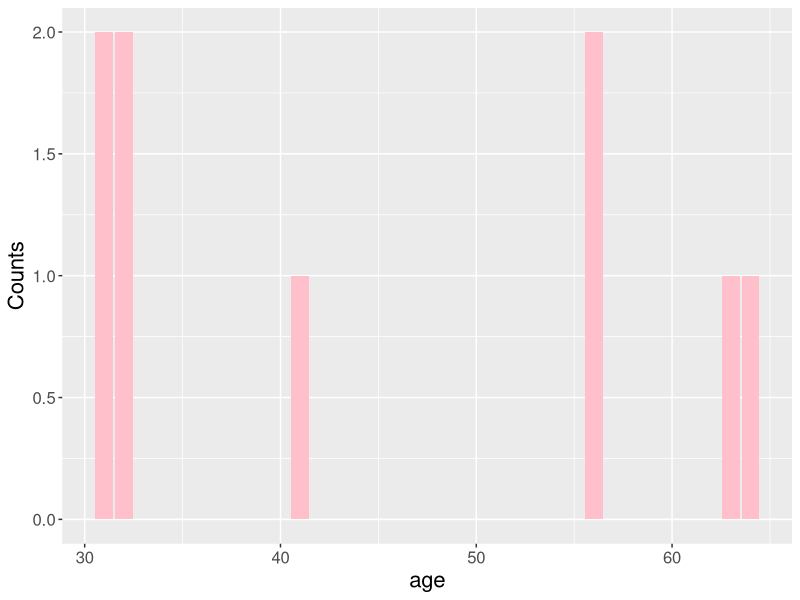
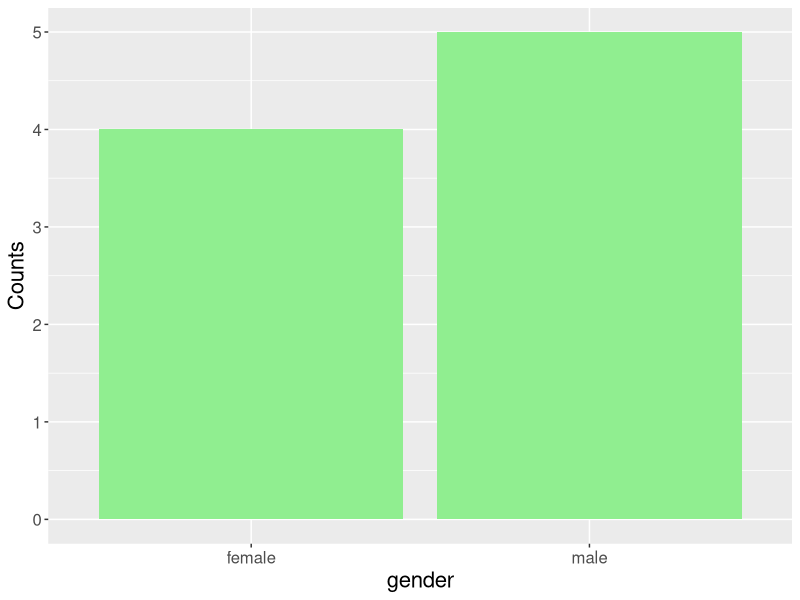
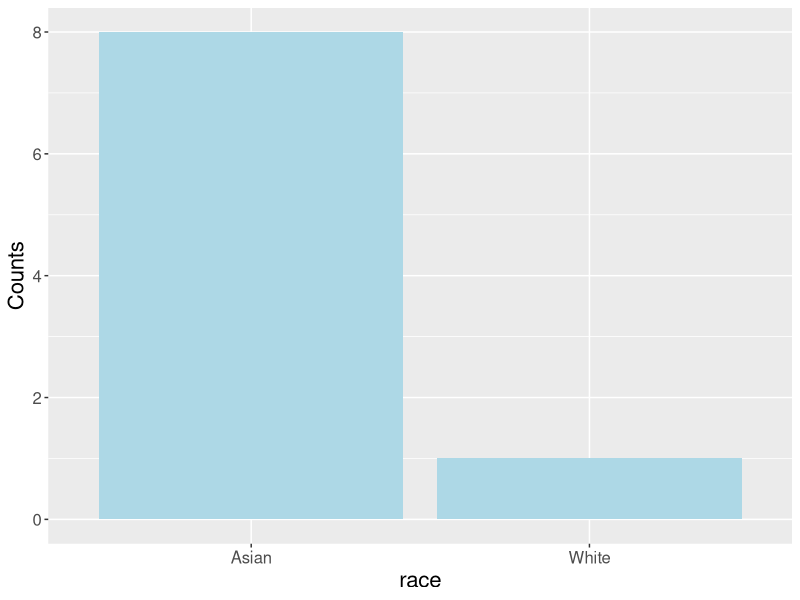

The R script that drew these images, in order:
#Study subjects' demographics
library(ggplot2)

#age 
age <- c(31,32,56,56,63,64,31,32,41)
Age <- as.data.frame(age)

g<-ggplot(Age, aes(age))
A <- g + 
  geom_bar(fill = 'pink') + 
  labs(y="Counts")+
  theme(axis.text=element_text(size=12),
        axis.title.x = element_text(size=16),
        axis.title.y = element_text(size=16))
A
#gender
gender <- c('female','male','female','male',
            'female','male','female','male','male')
Gender <- as.data.frame(gender)

g<-ggplot(Gender, aes(gender))
G <- g + 
  geom_bar(fill = 'light green') + 
  labs(y="Counts")+
  theme(axis.text=element_text(size=12),
        axis.title.x = element_text(size=16),
        axis.title.y = element_text(size=16))
G
#race
race <- c('Asian','Asian','Asian','Asian','Asian','Asian',
          'Asian','Asian','White')
Race <- as.data.frame(race)

g<-ggplot(Race, aes(race))
R <- g + 
  geom_bar(fill = 'light blue') + 
  labs(y="Counts")+
  theme(axis.text=element_text(size=12),
        axis.title.x = element_text(size=16),
        axis.title.y = element_text(size=16))
R
